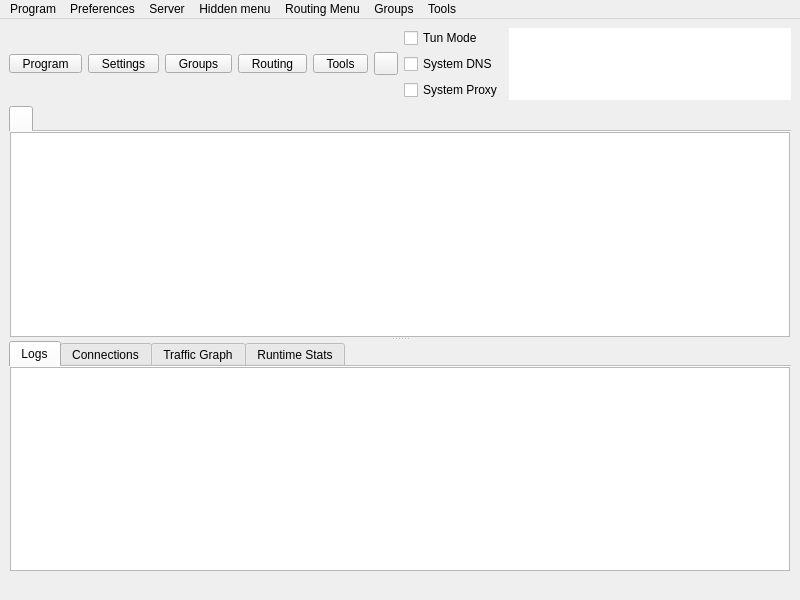
<?xml version="1.0" encoding="UTF-8"?>
<ui version="4.0">
 <class>MainWindow</class>
 <widget class="QMainWindow" name="MainWindow">
  <property name="geometry">
   <rect>
    <x>0</x>
    <y>0</y>
    <width>800</width>
    <height>600</height>
   </rect>
  </property>
  <property name="minimumSize">
   <size>
    <width>800</width>
    <height>600</height>
   </size>
  </property>
  <property name="windowTitle">
   <string notr="true">Throned</string>
  </property>
  <widget class="QWidget" name="centralwidget">
   <layout class="QVBoxLayout" name="verticalLayout_3" stretch="0,1,0">
    <item>
     <layout class="QHBoxLayout" name="horizontalLayout_2">
      <item>
       <widget class="QToolButton" name="toolButton_program">
        <property name="minimumSize">
         <size>
          <width>0</width>
          <height>0</height>
         </size>
        </property>
        <property name="styleSheet">
         <string notr="true">QToolButton {
    padding-left: 8px;
    padding-right: 8px;
}

/* The indicator shares the bottom row with the label (ToolButtonTextUnderIcon),
   so the widest button in any language is the tight one -- its text runs closest
   to the arrow. It fits because the drawn chevron only occupies the middle of
   its 16px subcontrol box, leaving ~14px clear at the button edge against the
   label's ~14.5px of slack. Don't pad the buttons to &quot;fix&quot; this: that widens
   all five for a gap only one of them ever needs (#1665). If a future
   translation looks cramped here, check that label first. */
QToolButton::menu-indicator {
    subcontrol-origin: border;
    subcontrol-position: bottom right;
    right: 2px;
    bottom: 3px;
}</string>
        </property>
        <property name="text">
         <string>Program</string>
        </property>
        <property name="iconSize">
         <size>
          <width>24</width>
          <height>24</height>
         </size>
        </property>
        <property name="popupMode">
         <enum>QToolButton::ToolButtonPopupMode::InstantPopup</enum>
        </property>
        <property name="toolButtonStyle">
         <enum>Qt::ToolButtonStyle::ToolButtonTextUnderIcon</enum>
        </property>
       </widget>
      </item>
      <item>
       <widget class="QToolButton" name="toolButton_preferences">
        <property name="minimumSize">
         <size>
          <width>0</width>
          <height>0</height>
         </size>
        </property>
        <property name="styleSheet">
         <string notr="true">QToolButton {
    padding-left: 8px;
    padding-right: 8px;
}

/* The indicator shares the bottom row with the label (ToolButtonTextUnderIcon),
   so the widest button in any language is the tight one -- its text runs closest
   to the arrow. It fits because the drawn chevron only occupies the middle of
   its 16px subcontrol box, leaving ~14px clear at the button edge against the
   label's ~14.5px of slack. Don't pad the buttons to &quot;fix&quot; this: that widens
   all five for a gap only one of them ever needs (#1665). If a future
   translation looks cramped here, check that label first. */
QToolButton::menu-indicator {
    subcontrol-origin: border;
    subcontrol-position: bottom right;
    right: 2px;
    bottom: 3px;
}</string>
        </property>
        <property name="text">
         <string>Settings</string>
        </property>
        <property name="iconSize">
         <size>
          <width>24</width>
          <height>24</height>
         </size>
        </property>
        <property name="popupMode">
         <enum>QToolButton::ToolButtonPopupMode::InstantPopup</enum>
        </property>
        <property name="toolButtonStyle">
         <enum>Qt::ToolButtonStyle::ToolButtonTextUnderIcon</enum>
        </property>
       </widget>
      </item>
      <item>
       <widget class="QToolButton" name="toolButton_testing">
        <property name="minimumSize">
         <size>
          <width>0</width>
          <height>0</height>
         </size>
        </property>
        <property name="styleSheet">
         <string notr="true">QToolButton {
    padding-left: 8px;
    padding-right: 8px;
}

/* The indicator shares the bottom row with the label (ToolButtonTextUnderIcon),
   so the widest button in any language is the tight one -- its text runs closest
   to the arrow. It fits because the drawn chevron only occupies the middle of
   its 16px subcontrol box, leaving ~14px clear at the button edge against the
   label's ~14.5px of slack. Don't pad the buttons to &quot;fix&quot; this: that widens
   all five for a gap only one of them ever needs (#1665). If a future
   translation looks cramped here, check that label first. */
QToolButton::menu-indicator {
    subcontrol-origin: border;
    subcontrol-position: bottom right;
    right: 2px;
    bottom: 3px;
}</string>
        </property>
        <property name="text">
         <string>Groups</string>
        </property>
        <property name="iconSize">
         <size>
          <width>24</width>
          <height>24</height>
         </size>
        </property>
        <property name="popupMode">
         <enum>QToolButton::ToolButtonPopupMode::InstantPopup</enum>
        </property>
        <property name="toolButtonStyle">
         <enum>Qt::ToolButtonStyle::ToolButtonTextUnderIcon</enum>
        </property>
       </widget>
      </item>
      <item>
       <widget class="QToolButton" name="toolButton_routing">
        <property name="minimumSize">
         <size>
          <width>0</width>
          <height>0</height>
         </size>
        </property>
        <property name="styleSheet">
         <string notr="true">QToolButton {
    padding-left: 8px;
    padding-right: 8px;
}

/* The indicator shares the bottom row with the label (ToolButtonTextUnderIcon),
   so the widest button in any language is the tight one -- its text runs closest
   to the arrow. It fits because the drawn chevron only occupies the middle of
   its 16px subcontrol box, leaving ~14px clear at the button edge against the
   label's ~14.5px of slack. Don't pad the buttons to &quot;fix&quot; this: that widens
   all five for a gap only one of them ever needs (#1665). If a future
   translation looks cramped here, check that label first. */
QToolButton::menu-indicator {
    subcontrol-origin: border;
    subcontrol-position: bottom right;
    right: 2px;
    bottom: 3px;
}</string>
        </property>
        <property name="text">
         <string>Routing</string>
        </property>
        <property name="iconSize">
         <size>
          <width>24</width>
          <height>24</height>
         </size>
        </property>
        <property name="popupMode">
         <enum>QToolButton::ToolButtonPopupMode::InstantPopup</enum>
        </property>
        <property name="toolButtonStyle">
         <enum>Qt::ToolButtonStyle::ToolButtonTextUnderIcon</enum>
        </property>
       </widget>
      </item>
      <item>
       <widget class="QToolButton" name="toolButton_tools">
        <property name="minimumSize">
         <size>
          <width>0</width>
          <height>0</height>
         </size>
        </property>
        <property name="styleSheet">
         <string notr="true">QToolButton {
    padding-left: 8px;
    padding-right: 8px;
}

/* The indicator shares the bottom row with the label (ToolButtonTextUnderIcon),
   so the widest button in any language is the tight one -- its text runs closest
   to the arrow. It fits because the drawn chevron only occupies the middle of
   its 16px subcontrol box, leaving ~14px clear at the button edge against the
   label's ~14.5px of slack. Don't pad the buttons to &quot;fix&quot; this: that widens
   all five for a gap only one of them ever needs (#1665). If a future
   translation looks cramped here, check that label first. */
QToolButton::menu-indicator {
    subcontrol-origin: border;
    subcontrol-position: bottom right;
    right: 2px;
    bottom: 3px;
}</string>
        </property>
        <property name="text">
         <string>Tools</string>
        </property>
        <property name="iconSize">
         <size>
          <width>24</width>
          <height>24</height>
         </size>
        </property>
        <property name="popupMode">
         <enum>QToolButton::ToolButtonPopupMode::InstantPopup</enum>
        </property>
        <property name="toolButtonStyle">
         <enum>Qt::ToolButtonStyle::ToolButtonTextUnderIcon</enum>
        </property>
       </widget>
      </item>
      <item>
       <widget class="StartStopButton" name="toolButton_startstop">
        <property name="focusPolicy">
         <enum>Qt::FocusPolicy::NoFocus</enum>
        </property>
        <property name="text">
         <string/>
        </property>
       </widget>
      </item>
      <item>
       <layout class="QVBoxLayout" name="verticalLayout_4">
        <item>
         <spacer name="verticalSpacer_modes_top">
          <property name="orientation">
           <enum>Qt::Orientation::Vertical</enum>
          </property>
          <property name="sizeHint" stdset="0">
           <size>
            <width>0</width>
            <height>0</height>
           </size>
          </property>
         </spacer>
        </item>
        <item>
         <widget class="QCheckBox" name="checkBox_VPN">
          <property name="sizePolicy">
           <sizepolicy hsizetype="Minimum" vsizetype="Minimum">
            <horstretch>0</horstretch>
            <verstretch>0</verstretch>
           </sizepolicy>
          </property>
          <property name="text">
           <string>Tun Mode</string>
          </property>
         </widget>
        </item>
        <item>
         <widget class="QCheckBox" name="system_dns">
          <property name="text">
           <string>System DNS</string>
          </property>
         </widget>
        </item>
        <item>
         <widget class="QCheckBox" name="checkBox_SystemProxy">
          <property name="text">
           <string>System Proxy</string>
          </property>
         </widget>
        </item>
        <item>
         <spacer name="verticalSpacer_modes_bottom">
          <property name="orientation">
           <enum>Qt::Orientation::Vertical</enum>
          </property>
          <property name="sizeHint" stdset="0">
           <size>
            <width>0</width>
            <height>0</height>
           </size>
          </property>
         </spacer>
        </item>
       </layout>
      </item>
      <item>
       <widget class="QTextBrowser" name="data_view">
        <property name="enabled">
         <bool>true</bool>
        </property>
        <property name="sizePolicy">
         <sizepolicy hsizetype="Expanding" vsizetype="Ignored">
          <horstretch>0</horstretch>
          <verstretch>0</verstretch>
         </sizepolicy>
        </property>
        <property name="minimumSize">
         <size>
          <width>0</width>
          <height>0</height>
         </size>
        </property>
        <property name="mouseTracking">
         <bool>false</bool>
        </property>
        <property name="focusPolicy">
         <enum>Qt::FocusPolicy::NoFocus</enum>
        </property>
        <property name="contextMenuPolicy">
         <enum>Qt::ContextMenuPolicy::NoContextMenu</enum>
        </property>
        <property name="acceptDrops">
         <bool>false</bool>
        </property>
        <property name="frameShape">
         <enum>QFrame::Shape::NoFrame</enum>
        </property>
        <property name="frameShadow">
         <enum>QFrame::Shadow::Sunken</enum>
        </property>
        <property name="verticalScrollBarPolicy">
         <enum>Qt::ScrollBarPolicy::ScrollBarAlwaysOff</enum>
        </property>
        <property name="horizontalScrollBarPolicy">
         <enum>Qt::ScrollBarPolicy::ScrollBarAlwaysOff</enum>
        </property>
        <property name="textInteractionFlags">
         <set>Qt::TextInteractionFlag::LinksAccessibleByKeyboard|Qt::TextInteractionFlag::LinksAccessibleByMouse</set>
        </property>
       </widget>
      </item>
     </layout>
    </item>
    <item>
     <widget class="QSplitter" name="splitter">
      <property name="orientation">
       <enum>Qt::Orientation::Vertical</enum>
      </property>
      <widget class="GroupTabWidget" name="tabWidget">
       <property name="currentIndex">
        <number>0</number>
       </property>
       <property name="documentMode">
        <bool>true</bool>
       </property>
       <property name="movable">
        <bool>true</bool>
       </property>
       <widget class="QWidget" name="widget1">
        <attribute name="title">
         <string/>
        </attribute>
        <layout class="QGridLayout" name="gridLayout_2">
         <property name="leftMargin">
          <number>1</number>
         </property>
         <property name="topMargin">
          <number>0</number>
         </property>
         <property name="rightMargin">
          <number>1</number>
         </property>
         <property name="bottomMargin">
          <number>0</number>
         </property>
         <property name="spacing">
          <number>0</number>
         </property>
         <item row="0" column="0">
          <widget class="ProfilesTableView" name="profilesTableView">
           <property name="contextMenuPolicy">
            <enum>Qt::ContextMenuPolicy::CustomContextMenu</enum>
           </property>
           <property name="editTriggers">
            <set>QAbstractItemView::EditTrigger::NoEditTriggers</set>
           </property>
           <property name="alternatingRowColors">
            <bool>true</bool>
           </property>
           <property name="selectionBehavior">
            <enum>QAbstractItemView::SelectionBehavior::SelectRows</enum>
           </property>
           <property name="horizontalScrollMode">
            <enum>QAbstractItemView::ScrollMode::ScrollPerPixel</enum>
           </property>
           <property name="wordWrap">
            <bool>false</bool>
           </property>
           <attribute name="horizontalHeaderMinimumSectionSize">
            <number>16</number>
           </attribute>
           <attribute name="horizontalHeaderHighlightSections">
            <bool>false</bool>
           </attribute>
           <attribute name="horizontalHeaderShowSortIndicator" stdset="0">
            <bool>false</bool>
           </attribute>
           <attribute name="verticalHeaderDefaultSectionSize">
            <number>30</number>
           </attribute>
          </widget>
         </item>
        </layout>
       </widget>
      </widget>
      <widget class="QWidget" name="aaaaaaaaaaaaaaaaaa">
       <layout class="QVBoxLayout" name="aaaaaaaaaaaa" stretch="0">
        <item>
         <widget class="QWidget" name="down_tab" native="true">
          <layout class="QVBoxLayout" name="verticalLayout">
           <property name="spacing">
            <number>0</number>
           </property>
           <property name="leftMargin">
            <number>0</number>
           </property>
           <property name="topMargin">
            <number>0</number>
           </property>
           <property name="rightMargin">
            <number>0</number>
           </property>
           <property name="bottomMargin">
            <number>0</number>
           </property>
           <item>
            <widget class="QTabWidget" name="stats_widget">
             <property name="autoFillBackground">
              <bool>true</bool>
             </property>
             <property name="tabPosition">
              <enum>QTabWidget::TabPosition::North</enum>
             </property>
             <property name="tabShape">
              <enum>QTabWidget::TabShape::Rounded</enum>
             </property>
             <property name="currentIndex">
              <number>0</number>
             </property>
             <property name="elideMode">
              <enum>Qt::TextElideMode::ElideNone</enum>
             </property>
             <property name="usesScrollButtons">
              <bool>true</bool>
             </property>
             <property name="documentMode">
              <bool>true</bool>
             </property>
             <property name="tabsClosable">
              <bool>false</bool>
             </property>
             <property name="movable">
              <bool>true</bool>
             </property>
             <property name="tabBarAutoHide">
              <bool>false</bool>
             </property>
             <widget class="QWidget" name="Logs">
              <property name="enabled">
               <bool>true</bool>
              </property>
              <attribute name="title">
               <string>Logs</string>
              </attribute>
              <layout class="QHBoxLayout" name="horizontalLayout_3" stretch="0">
               <property name="spacing">
                <number>0</number>
               </property>
               <property name="sizeConstraint">
                <enum>QLayout::SizeConstraint::SetDefaultConstraint</enum>
               </property>
               <property name="leftMargin">
                <number>1</number>
               </property>
               <property name="topMargin">
                <number>0</number>
               </property>
               <property name="rightMargin">
                <number>1</number>
               </property>
               <property name="bottomMargin">
                <number>0</number>
               </property>
               <item>
                <widget class="QTextBrowser" name="masterLogBrowser">
                 <property name="contextMenuPolicy">
                  <enum>Qt::ContextMenuPolicy::CustomContextMenu</enum>
                 </property>
                 <property name="openLinks">
                  <bool>false</bool>
                 </property>
                </widget>
               </item>
              </layout>
             </widget>
             <widget class="QWidget" name="connections_tab">
              <attribute name="title">
               <string>Connections</string>
              </attribute>
              <layout class="QHBoxLayout" name="horizontalLayout_4">
               <property name="spacing">
                <number>0</number>
               </property>
               <property name="sizeConstraint">
                <enum>QLayout::SizeConstraint::SetDefaultConstraint</enum>
               </property>
               <property name="leftMargin">
                <number>1</number>
               </property>
               <property name="topMargin">
                <number>0</number>
               </property>
               <property name="rightMargin">
                <number>1</number>
               </property>
               <property name="bottomMargin">
                <number>0</number>
               </property>
               <item>
                <widget class="QTreeView" name="connections">
                 <property name="autoFillBackground">
                  <bool>false</bool>
                 </property>
                </widget>
               </item>
              </layout>
             </widget>
             <widget class="QWidget" name="graph_tab">
              <attribute name="title">
               <string>Traffic Graph</string>
              </attribute>
              <layout class="QHBoxLayout" name="horizontalLayout_6">
               <property name="spacing">
                <number>0</number>
               </property>
               <property name="sizeConstraint">
                <enum>QLayout::SizeConstraint::SetDefaultConstraint</enum>
               </property>
               <property name="leftMargin">
                <number>1</number>
               </property>
               <property name="topMargin">
                <number>0</number>
               </property>
               <property name="rightMargin">
                <number>1</number>
               </property>
               <property name="bottomMargin">
                <number>0</number>
               </property>
              </layout>
             </widget>
             <widget class="QWidget" name="runtime_tab">
              <attribute name="title">
               <string>Runtime Stats</string>
              </attribute>
              <layout class="QHBoxLayout" name="horizontalLayout_7">
               <property name="spacing">
                <number>0</number>
               </property>
               <property name="sizeConstraint">
                <enum>QLayout::SizeConstraint::SetDefaultConstraint</enum>
               </property>
               <property name="leftMargin">
                <number>1</number>
               </property>
               <property name="topMargin">
                <number>0</number>
               </property>
               <property name="rightMargin">
                <number>1</number>
               </property>
               <property name="bottomMargin">
                <number>0</number>
               </property>
              </layout>
             </widget>
            </widget>
           </item>
          </layout>
         </widget>
        </item>
       </layout>
      </widget>
     </widget>
    </item>
    <item>
     <layout class="QHBoxLayout" name="horizontalLayout">
      <item>
       <widget class="QLabel" name="label_running">
        <property name="text">
         <string/>
        </property>
       </widget>
      </item>
      <item>
       <widget class="QLabel" name="label_inbound">
        <property name="text">
         <string/>
        </property>
        <property name="alignment">
         <set>Qt::AlignmentFlag::AlignLeading|Qt::AlignmentFlag::AlignLeft|Qt::AlignmentFlag::AlignVCenter</set>
        </property>
       </widget>
      </item>
      <item>
       <widget class="QLabel" name="label_speed">
        <property name="text">
         <string/>
        </property>
        <property name="alignment">
         <set>Qt::AlignmentFlag::AlignLeading|Qt::AlignmentFlag::AlignLeft|Qt::AlignmentFlag::AlignVCenter</set>
        </property>
       </widget>
      </item>
     </layout>
    </item>
   </layout>
  </widget>
  <widget class="QMenuBar" name="menubar">
   <property name="geometry">
    <rect>
     <x>0</x>
     <y>0</y>
     <width>800</width>
     <height>25</height>
    </rect>
   </property>
   <widget class="QMenu" name="menu_program">
    <property name="title">
     <string>Program</string>
    </property>
    <addaction name="actionHide_window"/>
    <addaction name="separator"/>
    <addaction name="menu_add_from_input"/>
    <addaction name="menu_add_from_clipboard"/>
    <addaction name="actionAdd_profile_from_File"/>
    <addaction name="menu_scan_qr"/>
    <addaction name="separator"/>
    <addaction name="actionStart_with_system"/>
    <addaction name="actionRemember_last_proxy"/>
    <addaction name="actionAllow_LAN"/>
    <addaction name="separator"/>
    <addaction name="actionRestart_Proxy"/>
    <addaction name="actionRestart_Program"/>
    <addaction name="menu_exit"/>
   </widget>
   <widget class="QMenu" name="menu_preferences">
    <property name="title">
     <string>Preferences</string>
    </property>
    <addaction name="menu_basic_settings"/>
    <addaction name="menu_routing_settings"/>
    <addaction name="menu_vpn_settings"/>
    <addaction name="menu_preset_settings"/>
    <addaction name="menu_dpi_bypass"/>
    <addaction name="menu_hotkey_settings"/>
    <addaction name="menu_open_config_folder"/>
   </widget>
   <widget class="QMenu" name="menu_server">
    <property name="title">
     <string>Server</string>
    </property>
    <widget class="QMenu" name="menu_share_item">
     <property name="title">
      <string>Share</string>
     </property>
     <addaction name="menu_qr"/>
     <addaction name="menu_export_config"/>
     <addaction name="actionExport_Xray_config"/>
     <addaction name="separator"/>
     <addaction name="menu_copy_links"/>
     <addaction name="menu_copy_links_nkr"/>
     <addaction name="actionCopy_Test_Result"/>
    </widget>
    <widget class="QMenu" name="menu_add_item">
     <property name="title">
      <string>Add</string>
     </property>
     <addaction name="menu_add_from_input"/>
     <addaction name="menu_add_from_clipboard"/>
     <addaction name="actionAdd_profile_from_File"/>
     <addaction name="menu_scan_qr"/>
    </widget>
    <widget class="QMenu" name="menu_test_item">
     <property name="title">
      <string>Test</string>
     </property>
     <addaction name="actionUrl_Test_Selected"/>
     <addaction name="actionSpeedtest_Selected"/>
     <addaction name="actionClear_Test_Result"/>
    </widget>
    <addaction name="menu_add_item"/>
    <addaction name="separator"/>
    <addaction name="menu_start"/>
    <addaction name="menu_stop"/>
    <addaction name="menu_edit"/>
    <addaction name="menu_share_item"/>
    <addaction name="menu_delete"/>
    <addaction name="separator"/>
    <addaction name="menu_select_all"/>
    <addaction name="menu_clone"/>
    <addaction name="separator"/>
    <addaction name="menu_test_item"/>
    <addaction name="separator"/>
    <addaction name="actionResolve_Selected_Out_IP"/>
    <addaction name="menu_resolve_selected"/>
    <addaction name="menu_reset_traffic"/>
   </widget>
   <widget class="QMenu" name="menuHidden_menu">
    <property name="title">
     <string>Hidden menu</string>
    </property>
    <widget class="QMenu" name="menu_spmode">
     <property name="title">
      <string>Operation Mode</string>
     </property>
     <addaction name="menu_spmode_system_proxy"/>
     <addaction name="menu_spmode_vpn"/>
    </widget>
    <addaction name="menu_update_subscription"/>
    <addaction name="menu_resolve_domain"/>
    <addaction name="menu_remove_invalid"/>
    <addaction name="actionUrl_Test_Group"/>
    <addaction name="menu_remove_unavailable"/>
    <addaction name="menu_clear_test_result"/>
    <addaction name="menu_delete_repeat"/>
    <addaction name="actionSpeedtest_Group"/>
    <addaction name="actionResolve_Out_IP"/>
    <addaction name="actionRefresh_Column_Widths"/>
    <addaction name="menu_spmode"/>
   </widget>
   <widget class="QMenu" name="menuRouting_Menu">
    <property name="title">
     <string>Routing Menu</string>
    </property>
   </widget>
   <widget class="QMenu" name="menuTools">
    <property name="title">
     <string>Tools</string>
    </property>
    <addaction name="actionAuto_Selector"/>
    <addaction name="menu_open_dashboard"/>
    <addaction name="actionSpeedtest_Current"/>
    <addaction name="separator"/>
    <addaction name="menu_otp_manager"/>
    <addaction name="separator"/>
    <addaction name="actionTraffic_Stats"/>
    <addaction name="actionCheck_For_Update"/>
   </widget>
   <widget class="QMenu" name="menuTesting">
    <property name="title">
     <string>Groups</string>
    </property>
    <addaction name="menu_manage_groups"/>
    <addaction name="actionAdd_New_Group"/>
    <addaction name="actionEdit_Group"/>
    <addaction name="actionDelete_Group"/>
    <addaction name="separator"/>
    <addaction name="actionUrl_Test_Group"/>
    <addaction name="actionSpeedtest_Group"/>
    <addaction name="actionResolve_Out_IP"/>
    <addaction name="menu_resolve_domain"/>
    <addaction name="menu_clear_test_result"/>
    <addaction name="separator"/>
    <addaction name="menu_update_subscription"/>
    <addaction name="actionUpdate_All_Subscriptions"/>
    <addaction name="menu_delete_repeat"/>
    <addaction name="menu_remove_unavailable"/>
    <addaction name="menu_remove_invalid"/>
    <addaction name="menu_remove_insecure"/>
    <addaction name="separator"/>
    <addaction name="actionRefresh_Column_Widths"/>
   </widget>
   <addaction name="menu_program"/>
   <addaction name="menu_preferences"/>
   <addaction name="menu_server"/>
   <addaction name="menuHidden_menu"/>
   <addaction name="menuRouting_Menu"/>
   <addaction name="menuTesting"/>
   <addaction name="menuTools"/>
  </widget>
  <action name="menu_exit">
   <property name="text">
    <string>Exit</string>
   </property>
   <property name="shortcut">
    <string notr="true">Ctrl+Q</string>
   </property>
  </action>
  <action name="actionShow_window">
   <property name="text">
    <string>Show Window</string>
   </property>
  </action>
  <action name="menu_basic_settings">
   <property name="text">
    <string>Basic Settings</string>
   </property>
   <property name="shortcut">
    <string notr="true">F12</string>
   </property>
  </action>
  <action name="menu_add_from_input">
   <property name="text">
    <string>New profile</string>
   </property>
   <property name="shortcut">
    <string notr="true">Ctrl+N</string>
   </property>
  </action>
  <action name="menu_manage_groups">
   <property name="text">
    <string>Manage Groups</string>
   </property>
   <property name="shortcut">
    <string notr="true">Ctrl+Shift+F5</string>
   </property>
  </action>
  <action name="menu_start">
   <property name="text">
    <string>Start</string>
   </property>
  </action>
  <action name="menu_stop">
   <property name="text">
    <string>Stop</string>
   </property>
   <property name="shortcut">
    <string notr="true">Backspace</string>
   </property>
  </action>
  <action name="menu_edit">
   <property name="text">
    <string>Edit</string>
   </property>
   <property name="shortcut">
    <string notr="true">Ctrl+Return</string>
   </property>
  </action>
  <action name="menu_routing_settings">
   <property name="text">
    <string>Routing Settings</string>
   </property>
   <property name="shortcut">
    <string notr="true">Ctrl+Shift+F12</string>
   </property>
  </action>
  <action name="menu_add_from_clipboard">
   <property name="text">
    <string>Add profile from clipboard</string>
   </property>
   <property name="shortcut">
    <string notr="true">Ctrl+V</string>
   </property>
  </action>
  <action name="menu_delete">
   <property name="text">
    <string>Delete</string>
   </property>
   <property name="shortcut">
    <string notr="true">Del</string>
   </property>
  </action>
  <action name="menu_profile_debug_info">
   <property name="text">
    <string>Debug Info</string>
   </property>
  </action>
  <action name="menu_qr">
   <property name="text">
    <string>QR Code and link</string>
   </property>
  </action>
  <action name="menu_copy_link">
   <property name="text">
    <string>Copy Link</string>
   </property>
  </action>
  <action name="menu_tcp_ping">
   <property name="text">
    <string notr="true">Tcp Ping</string>
   </property>
   <property name="shortcut">
    <string notr="true">Ctrl+Shift+T</string>
   </property>
  </action>
  <action name="menu_url_test">
   <property name="text">
    <string notr="true">Url Test</string>
   </property>
   <property name="shortcut">
    <string notr="true">Ctrl+Shift+U</string>
   </property>
  </action>
  <action name="menu_clear_test_result">
   <property name="text">
    <string>Clear Group test result</string>
   </property>
   <property name="shortcut">
    <string notr="true">Ctrl+Shift+C</string>
   </property>
  </action>
  <action name="menu_export_config">
   <property name="text">
    <string>Export Sing-box config</string>
   </property>
   <property name="shortcut">
    <string notr="true">Ctrl+E</string>
   </property>
  </action>
  <action name="menu_reset_traffic">
   <property name="text">
    <string>Reset Traffic</string>
   </property>
   <property name="shortcut">
    <string notr="true">Ctrl+R</string>
   </property>
  </action>
  <action name="menu_scan_qr">
   <property name="text">
    <string>Scan QR Code</string>
   </property>
  </action>
  <action name="menu_spmode_system_proxy">
   <property name="checkable">
    <bool>true</bool>
   </property>
   <property name="text">
    <string>System Proxy</string>
   </property>
  </action>
  <action name="menu_spmode_disabled">
   <property name="checkable">
    <bool>true</bool>
   </property>
   <property name="text">
    <string>Disable</string>
   </property>
  </action>
  <action name="menu_delete_repeat">
   <property name="text">
    <string>Remove Duplicates</string>
   </property>
   <property name="shortcut">
    <string notr="true">Ctrl+Shift+D</string>
   </property>
  </action>
  <action name="actionfake">
   <property name="text">
    <string>fake</string>
   </property>
   <property name="visible">
    <bool>false</bool>
   </property>
  </action>
  <action name="menu_move">
   <property name="text">
    <string>Move</string>
   </property>
   <property name="shortcut">
    <string notr="true">Ctrl+M</string>
   </property>
  </action>
  <action name="actionStart_with_system">
   <property name="checkable">
    <bool>true</bool>
   </property>
   <property name="text">
    <string>Start with system</string>
   </property>
  </action>
  <action name="actionRemember_last_proxy">
   <property name="checkable">
    <bool>true</bool>
   </property>
   <property name="text">
    <string>Remember last profile</string>
   </property>
  </action>
  <action name="actionAllow_LAN">
   <property name="checkable">
    <bool>true</bool>
   </property>
   <property name="text">
    <string>Allow other devices to connect</string>
   </property>
  </action>
  <action name="menu_remove_unavailable">
   <property name="text">
    <string>Remove Unavailable</string>
   </property>
   <property name="shortcut">
    <string notr="true">Ctrl+Shift+R</string>
   </property>
  </action>
  <action name="menu_full_test">
   <property name="text">
    <string>Full Test</string>
   </property>
   <property name="shortcut">
    <string notr="true">Ctrl+Shift+F</string>
   </property>
  </action>
  <action name="menu_hotkey_settings">
   <property name="text">
    <string>Hotkey Settings</string>
   </property>
   <property name="shortcut">
    <string notr="true">Ctrl+F12</string>
   </property>
  </action>
  <action name="menu_select_all">
   <property name="text">
    <string>Select All</string>
   </property>
   <property name="shortcut">
    <string notr="true">Ctrl+A</string>
   </property>
  </action>
  <action name="menu_copy_links_nkr">
   <property name="text">
    <string>Copy links of selected (Deep Links)</string>
   </property>
   <property name="shortcut">
    <string notr="true">Ctrl+Alt+C</string>
   </property>
  </action>
  <action name="actionfake_2">
   <property name="text">
    <string>fake</string>
   </property>
   <property name="visible">
    <bool>false</bool>
   </property>
  </action>
  <action name="actionfake_3">
   <property name="text">
    <string>fake</string>
   </property>
   <property name="visible">
    <bool>false</bool>
   </property>
  </action>
  <action name="menu_copy_links">
   <property name="text">
    <string>Copy links of selected</string>
   </property>
   <property name="shortcut">
    <string notr="true">Ctrl+C</string>
   </property>
  </action>
  <action name="menu_spmode_vpn">
   <property name="checkable">
    <bool>true</bool>
   </property>
   <property name="text">
    <string>Tun Mode</string>
   </property>
  </action>
  <action name="menu_clone">
   <property name="text">
    <string>Clone</string>
   </property>
   <property name="shortcut">
    <string notr="true">Ctrl+D</string>
   </property>
  </action>
  <action name="menu_update_subscription">
   <property name="text">
    <string>Update subscription</string>
   </property>
   <property name="shortcut">
    <string notr="true">Ctrl+U</string>
   </property>
   <property name="visible">
    <bool>true</bool>
   </property>
  </action>
  <action name="menu_resolve_domain">
   <property name="text">
    <string>Resolve Domain for group</string>
   </property>
   <property name="shortcut">
    <string notr="true">Ctrl+Shift+I</string>
   </property>
  </action>
  <action name="menu_vpn_settings">
   <property name="text">
    <string>Tun Settings</string>
   </property>
  </action>
  <action name="menu_preset_settings">
   <property name="text">
    <string>Preset Settings</string>
   </property>
  </action>
  <action name="menu_dpi_bypass">
   <property name="text">
    <string>DPI Bypass</string>
   </property>
  </action>
  <action name="menu_otp_manager">
   <property name="text">
    <string>OTP Manager</string>
   </property>
  </action>
  <action name="actionRestart_Program">
   <property name="text">
    <string>Restart Program</string>
   </property>
   <property name="shortcut">
    <string notr="true">Ctrl+Shift+Q</string>
   </property>
  </action>
  <action name="menu_open_config_folder">
   <property name="text">
    <string>Open Config Folder</string>
   </property>
  </action>
  <action name="menu_open_dashboard">
   <property name="text">
    <string>Open Web dashboard</string>
   </property>
  </action>
  <action name="actionfake_4">
   <property name="text">
    <string notr="true">fake</string>
   </property>
   <property name="visible">
    <bool>false</bool>
   </property>
  </action>
  <action name="actionfake_5">
   <property name="text">
    <string notr="true">fake</string>
   </property>
   <property name="visible">
    <bool>false</bool>
   </property>
  </action>
  <action name="actionRestart_Proxy">
   <property name="text">
    <string>Restart Core</string>
   </property>
  </action>
  <action name="menu_stop_testing">
   <property name="text">
    <string>Stop Testing</string>
   </property>
   <property name="shortcut">
    <string notr="true">Ctrl+.</string>
   </property>
  </action>
  <action name="actionUrl_Test_Selected">
   <property name="text">
    <string>Url Test Selected</string>
   </property>
   <property name="shortcut">
    <string notr="true">Ctrl+Shift+S</string>
   </property>
   <property name="visible">
    <bool>true</bool>
   </property>
  </action>
  <action name="actionUrl_Test_Group">
   <property name="enabled">
    <bool>true</bool>
   </property>
   <property name="text">
    <string>Url Test Group</string>
   </property>
   <property name="shortcut">
    <string notr="true">Ctrl+Shift+G</string>
   </property>
   <property name="visible">
    <bool>true</bool>
   </property>
  </action>
  <action name="menu_resolve_selected">
   <property name="text">
    <string>Resolve Selected Domain</string>
   </property>
   <property name="visible">
    <bool>true</bool>
   </property>
  </action>
  <action name="menu_remove_invalid">
   <property name="text">
    <string>Remove Invalid</string>
   </property>
   <property name="shortcut">
    <string notr="true">Ctrl+Alt+I</string>
   </property>
   <property name="menuRole">
    <enum>QAction::MenuRole::TextHeuristicRole</enum>
   </property>
  </action>
  <action name="menu_remove_insecure">
   <property name="text">
    <string>Remove Insecure Configs</string>
   </property>
   <property name="menuRole">
    <enum>QAction::MenuRole::TextHeuristicRole</enum>
   </property>
  </action>
  <action name="menu_open_routing_manager">
   <property name="text">
    <string>Open Manager</string>
   </property>
  </action>
  <action name="actionSpeedtest_Current">
   <property name="text">
    <string>Speedtest Current</string>
   </property>
   <property name="shortcut">
    <string notr="true">F6</string>
   </property>
  </action>
  <action name="actionSpeedtest_Selected">
   <property name="text">
    <string>Speedtest Selected</string>
   </property>
   <property name="shortcut">
    <string notr="true">Ctrl+Shift+P</string>
   </property>
  </action>
  <action name="actionSpeedtest_Group">
   <property name="text">
    <string>Speedtest Group</string>
   </property>
   <property name="shortcut">
    <string notr="true">Ctrl+Alt+P</string>
   </property>
  </action>
  <action name="actionHide_window">
   <property name="text">
    <string>Hide window</string>
   </property>
   <property name="shortcut">
    <string notr="true">Ctrl+H</string>
   </property>
  </action>
  <action name="actionAdd_profile_from_File">
   <property name="text">
    <string>Add profile from File(s)</string>
   </property>
   <property name="shortcut">
    <string notr="true">Ctrl+O</string>
   </property>
  </action>
  <action name="actionResolve_Out_IP">
   <property name="text">
    <string>Resolve out IP for group</string>
   </property>
  </action>
  <action name="actionAdd_New_Group">
   <property name="text">
    <string>Add new Group</string>
   </property>
   <property name="shortcut">
    <string notr="true">Ctrl+Shift+N</string>
   </property>
  </action>
  <action name="actionEdit_Group">
   <property name="text">
    <string>Edit current Group</string>
   </property>
   <property name="shortcut">
    <string notr="true">Ctrl+F5</string>
   </property>
  </action>
  <action name="actionDelete_Group">
   <property name="text">
    <string>Delete current Group</string>
   </property>
   <property name="shortcut">
    <string notr="true">Ctrl+Shift+Del</string>
   </property>
  </action>
  <action name="actionUpdate_All_Subscriptions">
   <property name="text">
    <string>Update all subscriptions</string>
   </property>
  </action>
  <action name="actionResolve_Selected_Out_IP">
   <property name="text">
    <string>Resolve Selected Out IP</string>
   </property>
  </action>
  <action name="actionRefresh_Column_Widths">
   <property name="text">
    <string>Refresh Column Widths</string>
   </property>
  </action>
  <action name="actionExport_Xray_config">
   <property name="text">
    <string>Export Xray config</string>
   </property>
  </action>
  <action name="actionCopy_Test_Result">
   <property name="text">
    <string>Copy Test Result</string>
   </property>
  </action>
  <action name="actionClear_Test_Result">
   <property name="text">
    <string>Clear Test Result</string>
   </property>
  </action>
  <action name="actionRuntime_Stats">
   <property name="text">
    <string>Runtime Stats</string>
   </property>
  </action>
  <action name="actionAuto_Selector">
   <property name="text">
    <string>Auto Selector Stats</string>
   </property>
   <property name="visible">
    <bool>false</bool>
   </property>
  </action>
  <action name="actionTraffic_Stats">
   <property name="text">
    <string>Traffic Stats</string>
   </property>
  </action>
  <action name="actionCheck_For_Update">
   <property name="text">
    <string>Check For Update</string>
   </property>
  </action>
  <action name="actionUpdate_Rule_Sets">
   <property name="text">
    <string>Update Rule-Sets</string>
   </property>
  </action>
 </widget>
 <customwidgets>
  <customwidget>
   <class>GroupTabWidget</class>
   <extends>QTabWidget</extends>
   <header>include/ui/widget/GroupTabBar.h</header>
  </customwidget>
  <customwidget>
   <class>ProfilesTableView</class>
   <extends>QTableView</extends>
   <header>include/ui/utils/ProfilesTableView.h</header>
  </customwidget>
  <customwidget>
   <class>StartStopButton</class>
   <extends>QToolButton</extends>
   <header>include/ui/widget/StartStopButton.hpp</header>
  </customwidget>
 </customwidgets>
 <resources/>
 <connections/>
</ui>
